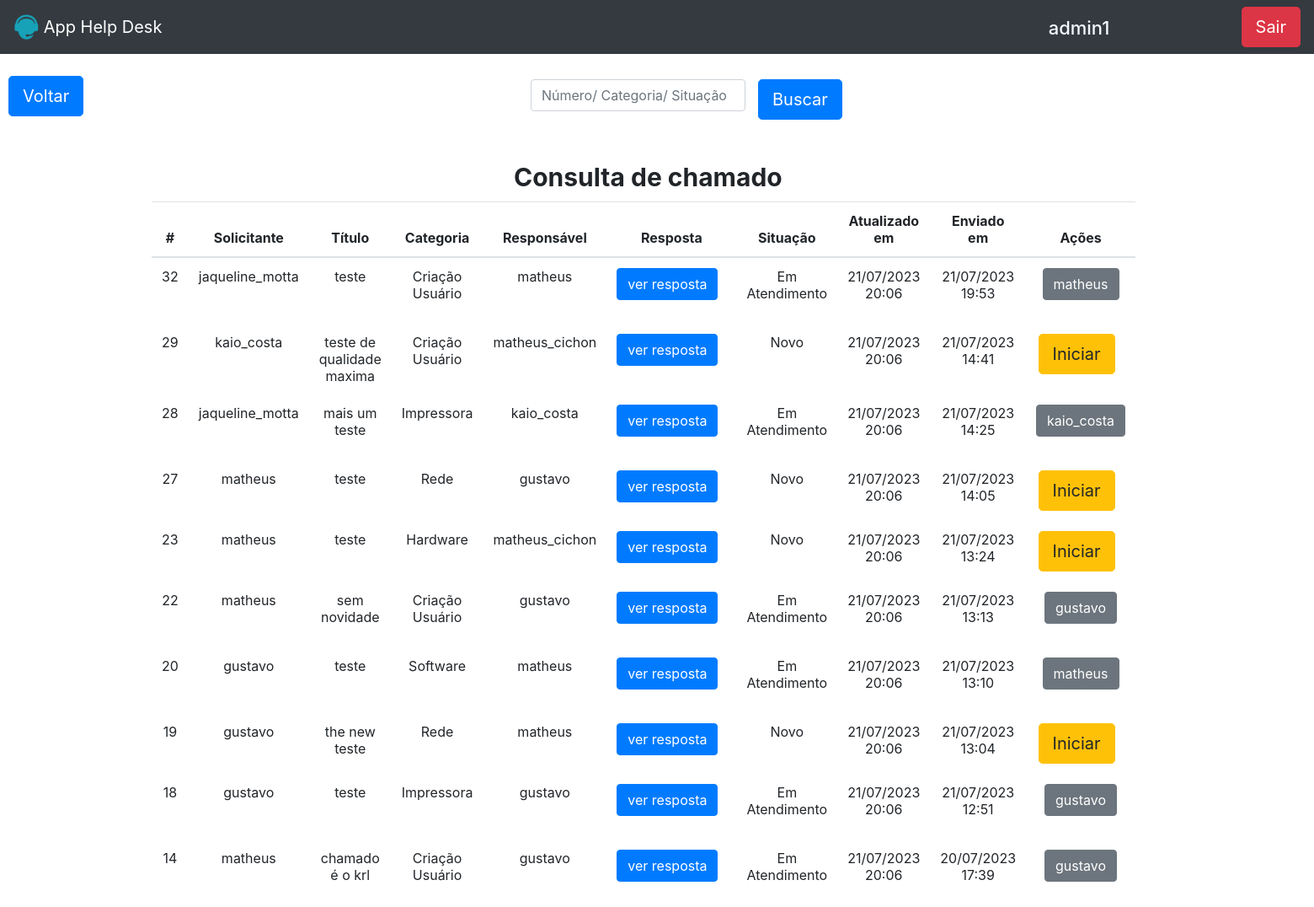
Before: /php/consultar_chamado.php (signed in) with the older database file.
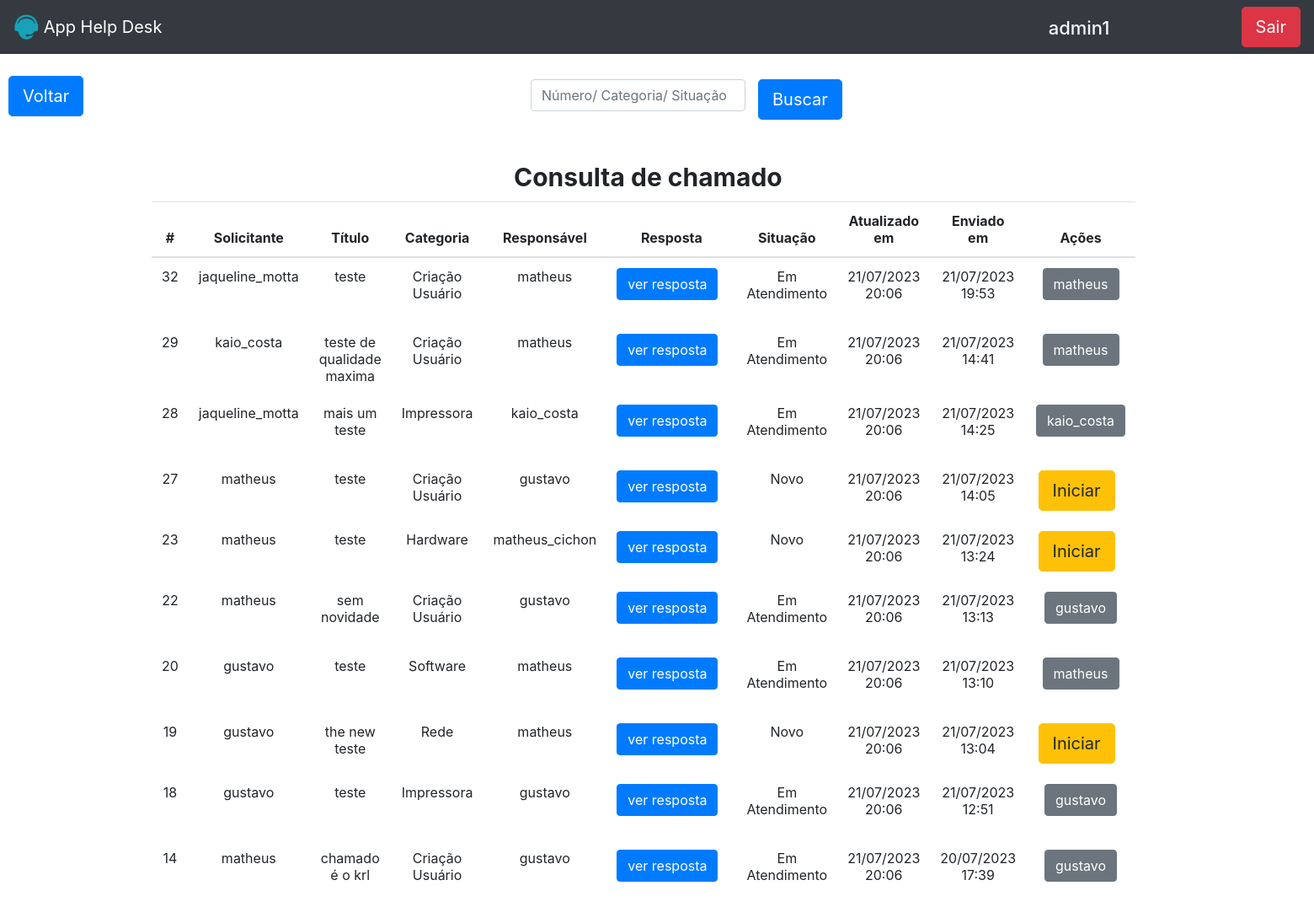
After: the same page with the newer database file.
### tables this page shows
CREATE TABLE IF NOT EXISTS `tb_pedidos` (
  `id` int NOT NULL AUTO_INCREMENT,
  `usuario` varchar(50) NOT NULL,
  `titulo` varchar(45) NOT NULL,
  `categoria` varchar(45) NOT NULL,
  `descricao` varchar(100) NOT NULL,
  `responsavel` varchar(25) DEFAULT NULL,
  `respostas` varchar(255) DEFAULT NULL,
  `situacao` varchar(45) NOT NULL,
  `dta_criacao` timestamp NULL DEFAULT CURRENT_TIMESTAMP,
  `dta_atualizacao` timestamp NOT NULL DEFAULT CURRENT_TIMESTAMP ON UPDATE CURRENT_TIMESTAMP,
  PRIMARY KEY (`id`)
);

### php/consultar_chamado.php (the view, shortened to what this page needs)
<?php
include_once('config.php');
if (!empty($_GET['search'])) {
  $data = $_GET['search'];
  $sql = "SELECT * FROM tb_pedidos WHERE  id = '$data' or categoria LIKE '%$data%'
     or situacao LIKE '%$data%' ORDER BY id DESC ";
} else {
  $sql = "SELECT * FROM tb_pedidos where situacao = 'Em atendimento' or situacao = 'Novo' ORDER BY id DESC ";
}
$result = $conexao->query($sql);
?>
<html>
<head>
  <link rel="stylesheet" href="https://maxcdn.bootstrapcdn.com/bootstrap/4.0.0/css/bootstrap.min.css">
</head>
<body>
  <?php
  require_once 'header.php';
  ?>
  <div id='filtro'>
    <input type="search" class="form-control" id="pesquisar" placeholder="Número/ Categoria/ Situação" autofocus autocomplete="on">
    <button onclick="searchData()" class="btn btn-lg btn-primary" id="btn">Buscar</button>
  </div>
  <?php
  switch ($_SESSION['nivel']) {
    case '2':
      echo " <a class='btn btn-lg btn-primary' id='voltar' href='admin.php' name='voltar' type='button' data-toggle='tooltip' data-placement='right' title='Página inicial'>Voltar</a>";
      break;
  }
  ?>
  <div class="container">
    <div class="row">
      <div class="card-consultar-chamado">
             <p id="titulo"><strong>Consulta de chamado<strong></p>
          </div>
          <table class="table" >
            <thead>
              <tr>
                <th>#</th>
                <th>Solicitante</th>
                <th>Título</th>
                <th>Categoria</th>
                <th>Responsável</th>
                <th>Resposta</th>
                <th>Situação</th>
                <th>Atualizado em</th>
                <th>Enviado em</th>
                <th>Ações</th>
              </tr>
            </thead>
            <?php
            $usuario_logado = $_SESSION['usuario'];
            while ($user_data = mysqli_fetch_assoc($result)) {
              $data_atua = explode(' ', $user_data['dta_atualizacao']);
              $hora1 = $data_atua[1];
              $data_atualiza = explode('-',  $data_atua[0]);
              $data_atualiza = array_reverse($data_atualiza);
              $data_atualiza = implode('/', $data_atualiza);
              $data = explode(' ', $user_data['dta_criacao']);
              $hora = $data[1];
              $space = ' ';
              $data_criacao = explode('-',  $data[0]);
              $data_criacao = array_reverse($data_criacao);
              $data_criacao = implode('/', $data_criacao);
              echo "<tr>";
              echo "<td>" . $user_data['id'] . "</td>";
              echo "<td>" . $user_data['usuario'] . "</td>";
              echo "<td>" . $user_data['titulo'] . "</td>";
              echo "<td>" . $user_data['categoria'] . "</td>";
              echo "<td>" . $user_data['responsavel'] . "</td>";
              if($user_data['respostas'] == "" && $user_data['responsavel'] == $usuario_logado) {
                  echo "<td><a class='btn btn-primary' href='resposta.php?id=$user_data[id]'>Responder</a></td>";;
              } else {
                  echo "<td><a class='btn btn-primary' href='respondido.php?id=$user_data[id]'>ver resposta</a></td>";
              }
              echo "<td>" . $user_data['situacao'] . "</td>";
              echo "<td>" . $data_atualiza . $space . substr($hora1, 0, 5) . "</td>";
              echo "<td>" . $data_criacao . $space . substr($hora, 0, 5) . "</td>";
              if ($user_data['situacao'] == "Novo" && $user_data['usuario'] != $usuario_logado) {
                echo "<td><a class='btn btn-lg btn-warning'  href='iniciar.php?id=$user_data[id]'>Iniciar</a></td>";
              }
              if ($usuario_logado == $user_data['responsavel']) {
                if ($user_data['situacao'] == "Em Atendimento") {
                     echo "<td><a  data-toggle='tooltip' data-placement='right' title='Finalizar' class='btn btn-lg btn-success' href='confirm.php?id=$user_data[id]'>Finalizar</a></td>";
                }
              } else if($user_data['situacao'] != "Novo"){
                echo "<td><p class='btn  btn-secondary'>". $user_data['responsavel']."</p></td>";
              }
            }
            ?>
        </div>
      </div>
</body>
</html>

### php/header.php (shortened to what this page needs)
<!DOCTYPE html>
<html lang="en">
<head>
  <link rel="stylesheet" href="https://maxcdn.bootstrapcdn.com/bootstrap/4.0.0/css/bootstrap.min.css">
</head>
<body>
  <header>
    <nav class="navbar navbar-dark bg-dark">
      <?php
      switch ($_SESSION['nivel']) {
        case '2':
          echo " <a class='navbar-brand' href='admin.php' data-toggle='tooltip' data-placement='right' title='Início'>
        <img src='/desk/img/logo.png' width='30' height='30' class='d-inline-block align-top'>
        App Help Desk
      </a>";
          break;
      }
       $usuario = $_SESSION['usuario'];
       echo "<h2 color: white;>$usuario</h2>"
      ?>
      <a href="sair.php" class="btn  btn-lg btn-danger  me-2" data-toggle="tooltip" data-placement="right" title="Deslogar?" onclick="return confirm('Tem certeza que deseja sair?')">Sair</a>
    </nav>
  </header>
</body>
</html>

### php/consultar_chamado.php (style rules this page uses)
.table { background-color: aliceblue; margin: auto; text-align: center; width: 100px; position: relative; right: 30px; bottom: 80px; }
.card-consultar-chamado { position: relative; right: 50px; bottom: 70px; border: 0px; }
#titulo { position: relative; left: 450px; font-size: 30px; }
#filtro { position: relative; left: 600px; padding: 30px; }
#pesquisar { width: 255px; }
#btn { position: relative; left: 270px; bottom: 38px }
#voltar { position: relative; left: 10px; bottom: 120px; }
table, tr, td { border:none !important; }
body { overflow-x: hidden; }
td>a { display: inline; width: max-content; margin-right: 10px; }
td { width: 190px; }
td:nth-child(8) { width: 350px; }

### php/header.php (style rules this page uses)
.navbar-brand { position: relative; }
h2 { color: aliceblue; font-size: 22px; position: relative; left: 440px; top: 5px; }

Changed rows visible on the page:
changed tb_pedidos "teste de qualidade maxima": responsavel "matheus_cichon" → "matheus"; situacao "Novo" → "Em Atendimento"; responsavel (not shown) → "matheus"; no longer shows "Iniciar"
changed tb_pedidos id 27: categoria "Rede" → "Criação Usuário"
